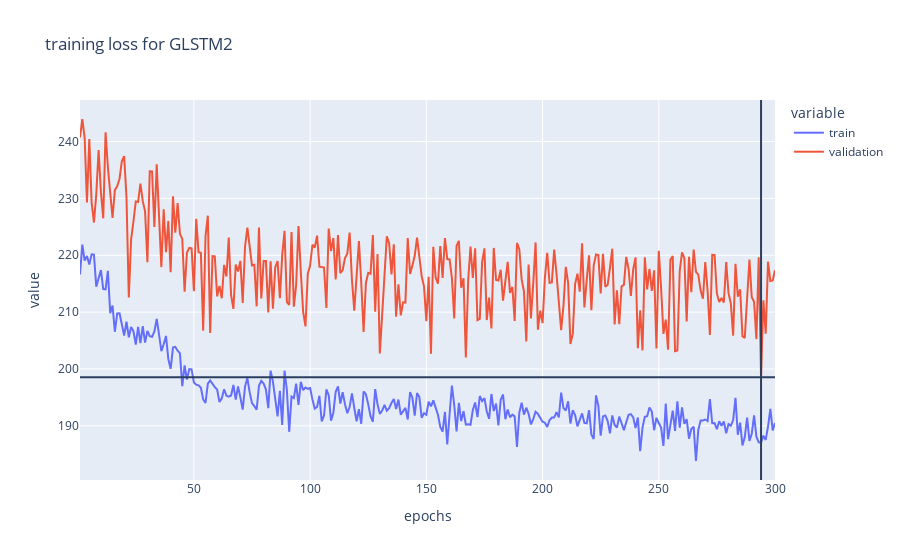

Notebook code for this chart:
### Code cell
plot(model,
     config,
     loss_training, 
     loss_validation, 
     "GLSTM2", 
     show = True)

### Figure 1 — Plotly figure (JSON) as saved in the notebook; plotly's stock layout.template omitted (floating-point values rounded to 4 significant figures; data arrays with more than 128 entries replaced by an {"elided": "..."} marker saying what was removed)
{"data": [{"hovertemplate": "variable=train<br>epochs=%{x}<br>value=%{y}<extra></extra>", "legendgroup": "train", "line": {"color": "#636efa", "dash": "solid"}, "marker": {"symbol": "circle"}, "mode": "lines", "name": "train", "orientation": "v", "showlegend": true, "type": "scatter", "x": {"elided": "300 int values"}, "xaxis": "x", "y": {"elided": "300 float values"}, "yaxis": "y"}, {"hovertemplate": "variable=validation<br>epochs=%{x}<br>value=%{y}<extra></extra>", "legendgroup": "validation", "line": {"color": "#EF553B", "dash": "solid"}, "marker": {"symbol": "circle"}, "mode": "lines", "name": "validation", "orientation": "v", "showlegend": true, "type": "scatter", "x": {"elided": "300 int values"}, "xaxis": "x", "y": {"elided": "300 float values"}, "yaxis": "y"}], "layout": {"autosize": true, "legend": {"title": {"text": "variable"}, "tracegroupgap": 0}, "shapes": [{"type": "line", "x0": 294, "x1": 294, "xref": "x", "y0": 0, "y1": 1, "yref": "y domain"}, {"type": "line", "x0": 0, "x1": 1, "xref": "x domain", "y0": 198.6, "y1": 198.6, "yref": "y"}], "title": {"text": "training loss for GLSTM2"}, "xaxis": {"anchor": "y", "autorange": true, "domain": [0, 1], "range": [1, 300], "title": {"text": "epochs"}, "type": "linear"}, "yaxis": {"anchor": "x", "autorange": true, "domain": [0, 1], "range": [180.5, 247.3], "title": {"text": "value"}, "type": "linear"}}}
